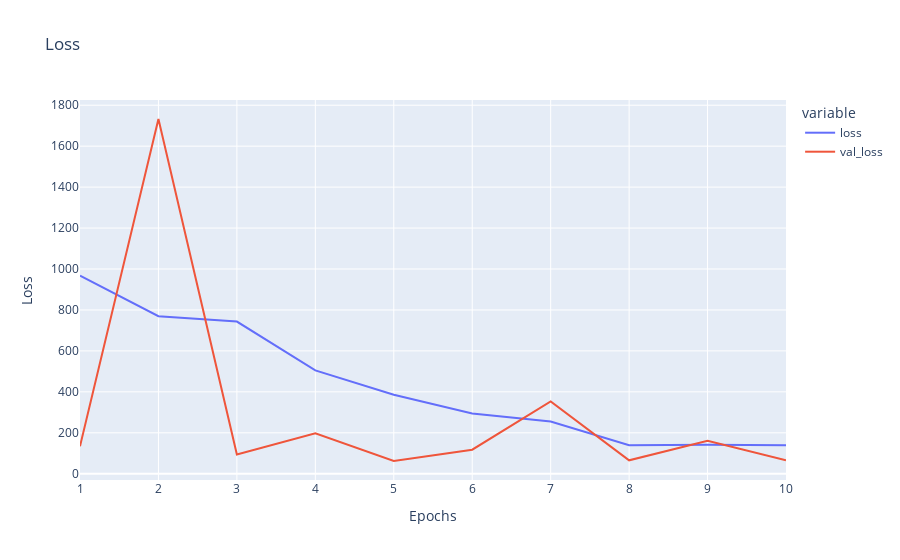
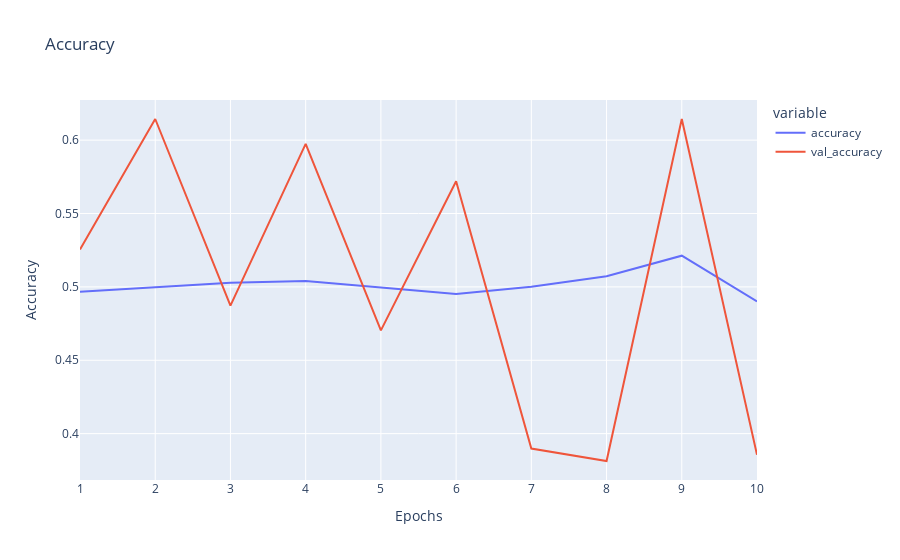

Write notebook code for charts like these, in order.
### Markdown cell above
----------------------------------------
4. Постройте график зависимости ошибки и точности полносвязной нейронной сети в зависимости от эпох.

### Code cell
df = pd.DataFrame(history.history)
df['epoch'] = range(1, len(df) + 1)

fig = px.line(df, x='epoch', y=['loss', 'val_loss'], title='Loss')
fig.update_xaxes(title='Epochs')
fig.update_yaxes(title='Loss')

fig.show()

fig = px.line(df, x='epoch', y=['accuracy', 'val_accuracy'], title='Accuracy')
fig.update_xaxes(title='Epochs')
fig.update_yaxes(title='Accuracy')

fig.show()

### Figure 1 — Plotly figure (JSON) as saved in the notebook; plotly's stock layout.template omitted (floating-point values rounded to 4 significant figures)
{"data": [{"hovertemplate": "variable=loss<br>epoch=%{x}<br>value=%{y}<extra></extra>", "legendgroup": "loss", "line": {"color": "#636efa", "dash": "solid"}, "marker": {"symbol": "circle"}, "mode": "lines", "name": "loss", "orientation": "v", "showlegend": true, "type": "scatter", "x": [1, 2, 3, 4, 5, 6, 7, 8, 9, 10], "xaxis": "x", "y": [967.3, 769.2, 743.4, 505.0, 385.9, 294.4, 255.0, 139.5, 141.6, 138.7], "yaxis": "y"}, {"hovertemplate": "variable=val_loss<br>epoch=%{x}<br>value=%{y}<extra></extra>", "legendgroup": "val_loss", "line": {"color": "#EF553B", "dash": "solid"}, "marker": {"symbol": "circle"}, "mode": "lines", "name": "val_loss", "orientation": "v", "showlegend": true, "type": "scatter", "x": [1, 2, 3, 4, 5, 6, 7, 8, 9, 10], "xaxis": "x", "y": [134.5, 1733.0, 94.43, 197.9, 62.19, 117.5, 353.1, 65.64, 160.8, 66.31], "yaxis": "y"}], "layout": {"legend": {"title": {"text": "variable"}, "tracegroupgap": 0}, "title": {"text": "Loss"}, "xaxis": {"anchor": "y", "domain": [0, 1], "title": {"text": "Epochs"}}, "yaxis": {"anchor": "x", "domain": [0, 1], "title": {"text": "Loss"}}}}

### Figure 2 — Plotly figure (JSON) as saved in the notebook; plotly's stock layout.template omitted (floating-point values rounded to 4 significant figures)
{"data": [{"hovertemplate": "variable=accuracy<br>epoch=%{x}<br>value=%{y}<extra></extra>", "legendgroup": "accuracy", "line": {"color": "#636efa", "dash": "solid"}, "marker": {"symbol": "circle"}, "mode": "lines", "name": "accuracy", "orientation": "v", "showlegend": true, "type": "scatter", "x": [1, 2, 3, 4, 5, 6, 7, 8, 9, 10], "xaxis": "x", "y": [0.4967, 0.4999, 0.5028, 0.5041, 0.4996, 0.4951, 0.5001, 0.5073, 0.5213, 0.4901], "yaxis": "y"}, {"hovertemplate": "variable=val_accuracy<br>epoch=%{x}<br>value=%{y}<extra></extra>", "legendgroup": "val_accuracy", "line": {"color": "#EF553B", "dash": "solid"}, "marker": {"symbol": "circle"}, "mode": "lines", "name": "val_accuracy", "orientation": "v", "showlegend": true, "type": "scatter", "x": [1, 2, 3, 4, 5, 6, 7, 8, 9, 10], "xaxis": "x", "y": [0.5254, 0.6144, 0.4873, 0.5975, 0.4703, 0.572, 0.3898, 0.3814, 0.6144, 0.3856], "yaxis": "y"}], "layout": {"legend": {"title": {"text": "variable"}, "tracegroupgap": 0}, "title": {"text": "Accuracy"}, "xaxis": {"anchor": "y", "domain": [0, 1], "title": {"text": "Epochs"}}, "yaxis": {"anchor": "x", "domain": [0, 1], "title": {"text": "Accuracy"}}}}
